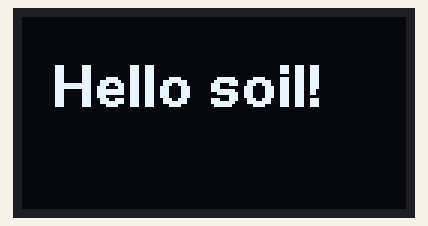
Recording of a sketch running on a simulated Arduino Uno, built with avr-gcc and run on an emulated ATmega328P. Shown: 128×64 one-colour display.

Above: at 0.1 s.

The sketch:

oled_test.ino
```cpp
// OLED test: shows "Hello soil!" so you can check the display wiring on its own.
// Library needed: U8g2 (olikraus)
#include <U8g2lib.h>

// 1.3" OLEDs are usually SH1106. If the text is garbled or shifted sideways,
// comment this line out and use the SSD1306 line below instead.
U8G2_SH1106_128X64_NONAME_F_HW_I2C u8g2(U8G2_R0, U8X8_PIN_NONE);
// U8G2_SSD1306_128X64_NONAME_F_HW_I2C u8g2(U8G2_R0, U8X8_PIN_NONE);

void setup() {
  u8g2.begin();
  u8g2.setFont(u8g2_font_helvB14_tr);
}

void loop() {
  u8g2.clearBuffer();
  u8g2.drawStr(10, 30, "Hello soil!");
  u8g2.sendBuffer();
  delay(500);
}
```
